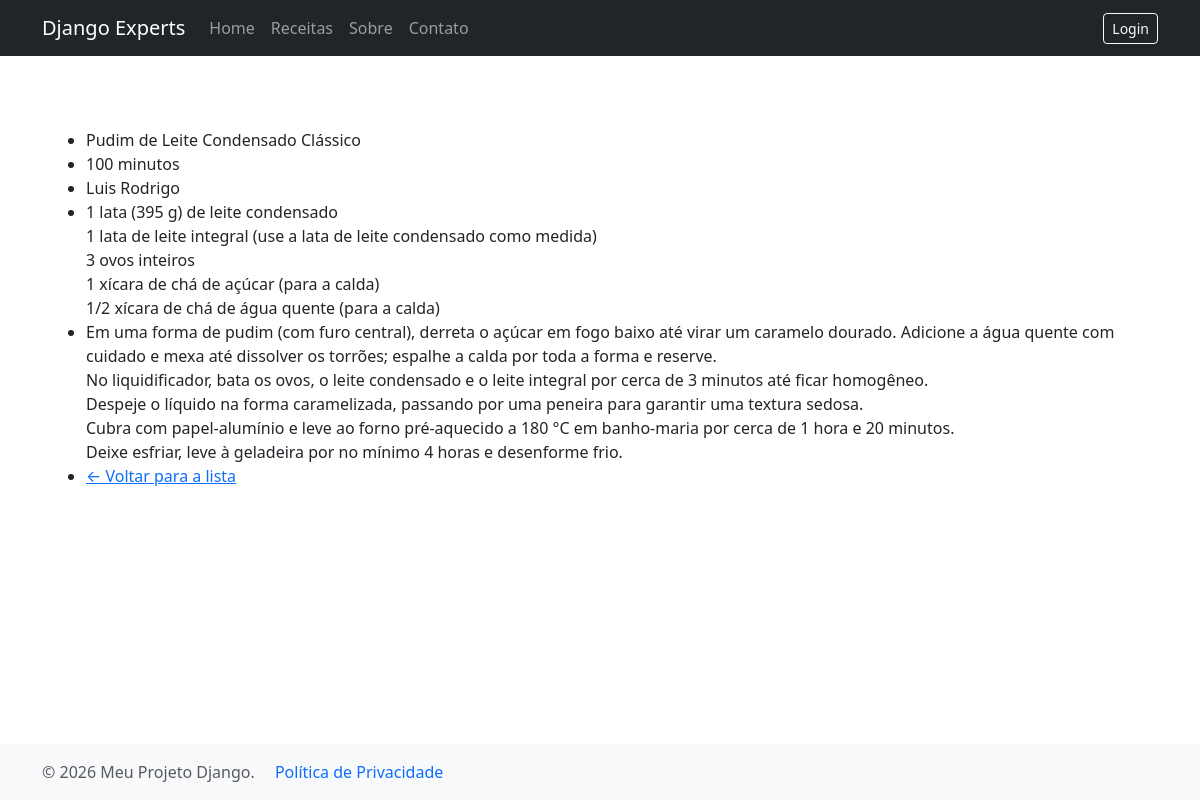
Page /receitas/receita/2/ on the committed database.
### apps/receitas/models.py (models this page shows, shortened)
class Receita(models.Model):
    titulo = models.CharField(max_length=200)
    ingredientes = models.TextField(
        help_text="Informe um ingrediente por linha."
    )
    modo_preparo = models.TextField(
        help_text="Descreva o passo a passo do preparo."
    )
    tempo_preparo = models.PositiveIntegerField(
        help_text="Tempo total de preparo, em minutos."
    )
    data_publicacao = models.DateTimeField(auto_now_add=True)
    publicada = models.BooleanField(default=False)
    categorias = models.ManyToManyField(
        Categoria,
        related_name="receitas",
        blank=True,
    )
    autor = models.ForeignKey(
        User,
        on_delete=models.CASCADE,
        related_name="receitas",
    )
    class Meta:
        verbose_name = "Receita"
        verbose_name_plural = "Receitas"
        ordering = ["-data_publicacao"]

### apps/receitas/views.py (the view)
# urls.py: path("receita/<int:pk>/",views.exibir_receita,name="exibir_receita" ),
def exibir_receita(request, pk):
    receita = get_object_or_404(
        Receita,
        pk=pk,
        publicada=True,
    )
    context = {
        "receita": receita,
    }
    return render(request, "receitas/detalhe.html", context)

### apps/receitas/templates/receitas/detalhe.html (shortened to what this page needs)
{% extends "_base.html" %}
{% block content %}
  <div class="container my-5">
    <ul>
      <li> {{ receita.titulo }}
      <li> {{ receita.tempo_preparo }} minutos </li>
      <li> {{ receita.autor.get_full_name|default:receita.autor.username }} </li>
      <li> {{ receita.ingredientes|linebreaksbr }} </li>
      <li> {{ receita.modo_preparo|linebreaksbr }} </li>
      <li>
          <a href="{% url 'receitas:listar_receitas' %}">
            ← Voltar para a lista
         </a>
    </ul>
  </div>
{% endblock %}

### rows in the picture
Receita: titulo "Pudim de Leite Condensado Clássico", tempo_preparo "100", autor.get_full_name "Luis Rodrigo", ingredientes "1 lata (395 g) de leite condensado 1 lata de leite integral (use a lata de leite condensado como medida) 3 ovos inteiros 1 xícara de chá de açúcar (para a calda) 1/2 xícara de chá de água quente (para a calda)", modo_preparo "Em uma forma de pudim (com furo central), derreta o açúcar em fogo baixo até virar um caramelo dourado. Adicione a água quente com cuidado e mexa até dissolver os torrões; espalhe a calda por toda a forma e reserve. No liquidificador, bata os ovos, o leite condensado e o leite integral por cerca de 3 minutos até ficar homogêneo. Despeje o líquido na forma caramelizada, passando por uma peneira para garantir uma textura sedosa. Cubra com papel-alumínio e leve ao forno pré-aquecido a 180 °C em banho-maria por cerca de 1 hora e 20 minutos. Deixe esfriar, leve à geladeira por no mínimo 4 horas e desenforme frio."
